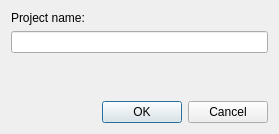
<?xml version="1.0" encoding="UTF-8"?>
<ui version="4.0">
 <class>dialog_new_project</class>
 <widget class="QDialog" name="dialog_new_project">
  <property name="windowModality">
   <enum>Qt::ApplicationModal</enum>
  </property>
  <property name="geometry">
   <rect>
    <x>0</x>
    <y>0</y>
    <width>279</width>
    <height>134</height>
   </rect>
  </property>
  <property name="sizePolicy">
   <sizepolicy hsizetype="Fixed" vsizetype="Fixed">
    <horstretch>0</horstretch>
    <verstretch>0</verstretch>
   </sizepolicy>
  </property>
  <property name="windowTitle">
   <string>New Project</string>
  </property>
  <property name="modal">
   <bool>true</bool>
  </property>
  <layout class="QVBoxLayout" name="verticalLayout">
   <item>
    <widget class="QLabel" name="label">
     <property name="text">
      <string>Project name:</string>
     </property>
    </widget>
   </item>
   <item>
    <widget class="QLineEdit" name="lineEdit"/>
   </item>
   <item>
    <spacer name="verticalSpacer">
     <property name="orientation">
      <enum>Qt::Vertical</enum>
     </property>
     <property name="sizeHint" stdset="0">
      <size>
       <width>17</width>
       <height>13</height>
      </size>
     </property>
    </spacer>
   </item>
   <item>
    <widget class="QDialogButtonBox" name="buttonBox">
     <property name="orientation">
      <enum>Qt::Horizontal</enum>
     </property>
     <property name="standardButtons">
      <set>QDialogButtonBox::Cancel|QDialogButtonBox::Ok</set>
     </property>
    </widget>
   </item>
  </layout>
 </widget>
 <resources/>
 <connections>
  <connection>
   <sender>buttonBox</sender>
   <signal>accepted()</signal>
   <receiver>dialog_new_project</receiver>
   <slot>accept()</slot>
   <hints>
    <hint type="sourcelabel">
     <x>248</x>
     <y>254</y>
    </hint>
    <hint type="destinationlabel">
     <x>157</x>
     <y>274</y>
    </hint>
   </hints>
  </connection>
  <connection>
   <sender>buttonBox</sender>
   <signal>rejected()</signal>
   <receiver>dialog_new_project</receiver>
   <slot>reject()</slot>
   <hints>
    <hint type="sourcelabel">
     <x>316</x>
     <y>260</y>
    </hint>
    <hint type="destinationlabel">
     <x>286</x>
     <y>274</y>
    </hint>
   </hints>
  </connection>
 </connections>
</ui>
